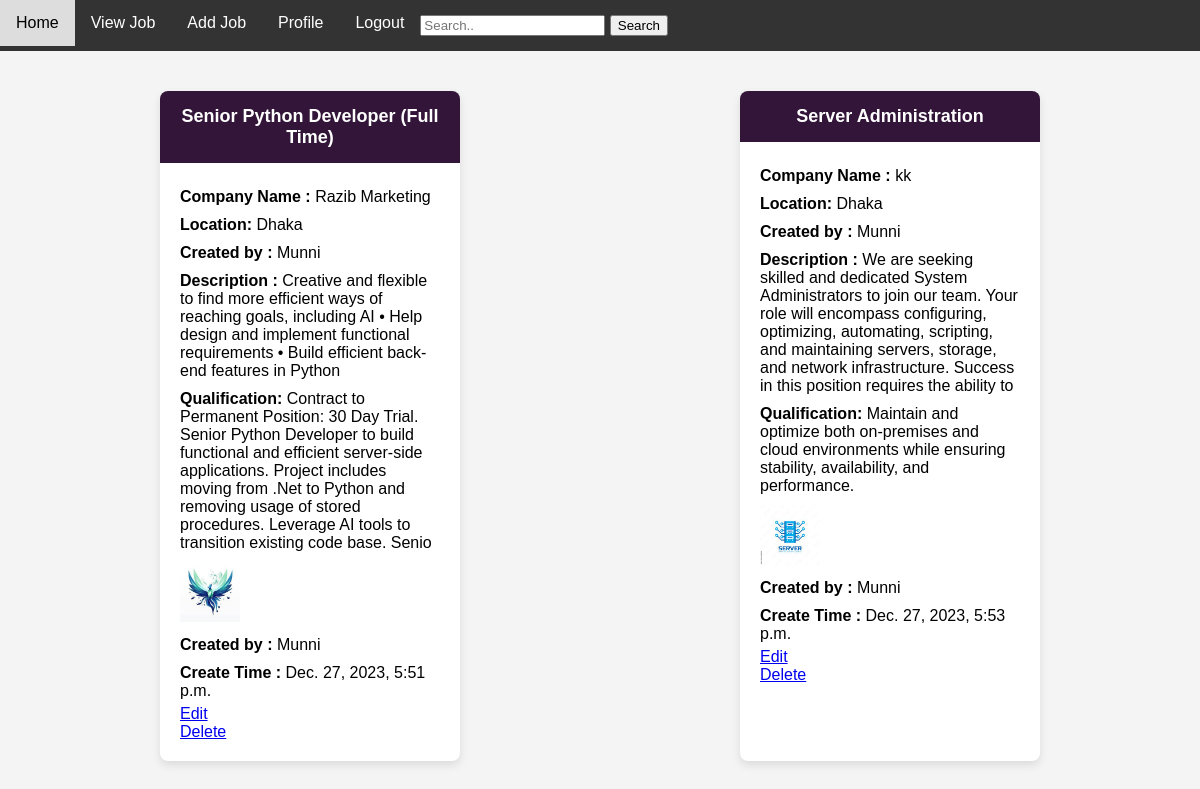
/jobviewPage/ (signed in), run on the app's committed database.
### myApp/models.py (models this page shows, shortened)
class Job_M (models.Model):
    job_title = models.CharField(max_length=100, null= True)
    company_name = models.CharField(max_length=100 , null= True)
    job_location = models.CharField(max_length=100 , null= True)
    job_description = models.TextField(null =True)
    create_at = models.DateTimeField(auto_now_add=True, null =True)
    qualification=models.TextField(max_length=100, null=True)
    company_logo= models.ImageField(upload_to= "media/company_logo" , null= True)
    deadline=models.DateField(auto_now_add=True, null =True)
    job_creator = models.ForeignKey(Custom_User, on_delete=models.CASCADE)

class Custom_User(AbstractUser):
    USER = [
        ('recruiter','Recuriter'),
        ('jobseeker','JobSeeker'),
    ]
    display_name = models.CharField(max_length=100)
    email = models.EmailField()
    password = models.CharField(max_length=100)
    confirm_password = models.CharField(max_length=100)
    user_type = models.CharField(choices=USER , max_length=100)
    profile_pic = models.ImageField(upload_to= "media/profile_pic" , null= True)
    about=models.TextField(null=True)
    def __str__(self):
        return self.display_name

### myProject/views.py (the view)
# urls.py: path('jobviewPage/',jobviewPage, name="jobviewPage"),
def jobviewPage(request):
    job = Job_M.objects.all()
    msg=0
    try:
        if request.GET.get("search"):
            key=request.GET.get("search")
            if Job_M.objects.filter(
                Q(job_title__icontains = key) |
                Q(company_name__icontains = key) |
                Q(job_location__icontains = key)
            ):
                job = Job_M.objects.filter(
                        Q(job_title__icontains = key) |
                        Q(company_name__icontains = key) |
                        Q(job_location__icontains = key)
                        )
            else:
                msg="Not found"
    except:
        return HttpResponse("Not found from except")
    return render (request, "viewjob.html", {'job':job,'msg':msg})

### template/viewjob.html (shortened to what this page needs)
{% extends 'dashboard.html' %}
{% block content %}
<!DOCTYPE html>
<html lang="en">
<head>
</head>
<body>
<div class="container">
    {% if msg %}
    {{msg}}
    {% else %}
    {% for i in job %}
    <div class="card">
        <div class="card-header">{{i.job_title}}</div>
        <div class="card-body">
            <p><strong>Company Name :</strong> {{i.company_name}}</p>
            <p><strong>Location:</strong> {{i.job_location}}</p>
            <p><strong>Created by :</strong> {{i.job_creator}} </p>
            <p><strong>Description :</strong> {{i.job_description}} </p>
            {% if user.user_type == "recruiter" %}
            <p><strong>Qualification:</strong> {{i.qualification}}</p>
            <p><img src="/{{i.company_logo}}" alt="company_logo" height="60px" width="60px"></p>
            <p><strong>Created by :</strong> {{i.job_creator}} </p>
            <p><strong>Create Time :</strong> {{i.create_at}} </p>
            {% endif %}
            {% if user.user_type == "recruiter" %}
            <a href="{% url 'jobIdCall' i.id %}">Edit </a> <br>
            <a href="{% url 'deletejob' i.id %}">Delete </a>
            {% endif %}
        </div>
    </div>
    {% endfor %}
    {% endif %}
</div>
</body>
</html>
{% endblock %}

### template/dashboard.html (shortened to what this page needs)
<!DOCTYPE html>
<html lang="en">
<head>
</head>
<body>
    {% include 'navbar.html' %}
    {% block content %}
    {% endblock %}
</body>
</html>

### template/navbar.html
{% block content %}
<nav>
    {% if user.user_type == "jobseeker" %}
    <a href="#home">Home</a>
    <a href="{% url 'jobviewPage' %}">View Job</a>
    <a href="{% url 'appliedjobPage' %}">Applied Job</a>
    <a href="{% url 'profilePage' %}">Profile</a>
    <a href="{% url 'logoutPage' %}">Logout</a>
    {% elif user.user_type == "recruiter" %}
    <a href="#home">Home</a>
    <a href="{% url 'jobviewPage' %}">View Job</a>
    <a href="{% url 'jobaddPage' %}">Add Job</a>
    <a href="{% url 'profilePage' %}">Profile</a>
    <a href="{% url 'logoutPage' %}">Logout</a>
    {% endif %}
    <div class="search-container">
        <form method="get">
          <input type="text" placeholder="Search.." name="search">
          <button type="submit">Search</button>
        </form>
      </div>
</nav>
{% endblock %}

### template/dashboard.html (style rules this page uses)
body { font-family: Arial, sans-serif; margin: 0; padding: 0; }
nav { background-color: #333; overflow: hidden; }
nav a { float: left; display: block; color: white; text-align: center; padding: 14px 16px; text-decoration: none; }
.search-container { align-items: right; margin: 15px; }

### template/viewjob.html (style rules this page uses)
body { font-family: Arial, sans-serif; margin: 0; padding: 0; background-color: #f4f4f4; }
.container { display: flex; flex-wrap: wrap; justify-content: space-around; padding: 20px; }
.card { width: 300px; background-color: #fff; border-radius: 8px; box-shadow: 0 4px 8px rgba(0, 0, 0, 0.1); margin: 20px; overflow: hidden; transition: transform 0.3s; }
.card-header { background-color: #321538; color: #fff; padding: 15px; text-align: center; font-size: 18px; font-weight: bold; }
.card-body { padding: 20px; }
.card-body p { margin: 0; padding: 5px 0; }

### data on the page
Job_M: job_title "Senior Python Developer (Full Time)", company_name "Razib Marketing", job_location "Dhaka", job_creator "Munni", job_description "Creative and flexible to find more efficient ways of reaching goals, including AI • Help design and implement functional requirements • Build efficient back-end features in Python", qualification "Contract to Permanent Position: 30 Day Trial. Senior Python Developer to build functional and efficient server-side applications. Project includes moving from .Net to Python and removing usage of stored procedures. Leverage AI tools to transition existing code base. Senio", company_logo (picture), create_at "Dec. 27, 2023, 5:51 p.m."
Job_M: job_title "Server Administration", company_name "kk", job_location "Dhaka", job_creator "Munni", job_description "We are seeking skilled and dedicated System Administrators to join our team. Your role will encompass configuring, optimizing, automating, scripting, and maintaining servers, storage, and network infrastructure. Success in this position requires the ability to", qualification "Maintain and optimize both on-premises and cloud environments while ensuring stability, availability, and performance.", company_logo (picture), create_at "Dec. 27, 2023, 5:53 p.m."
